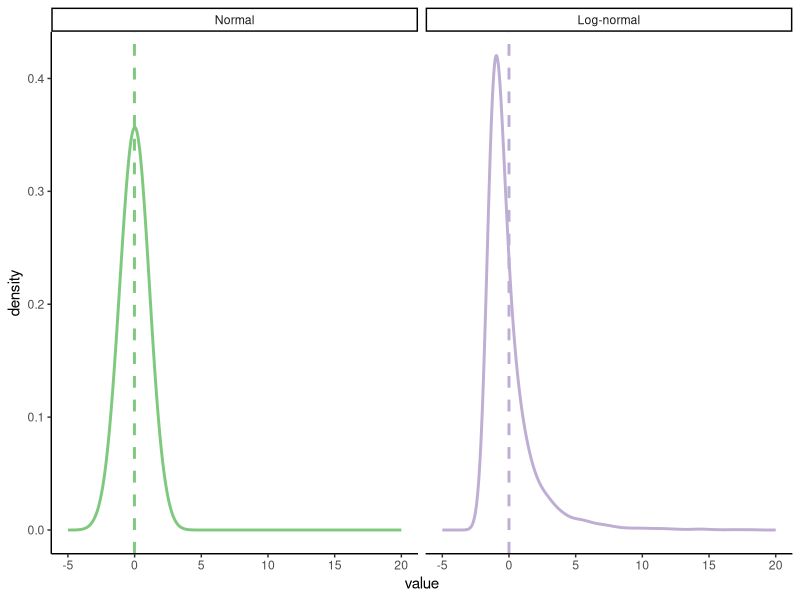
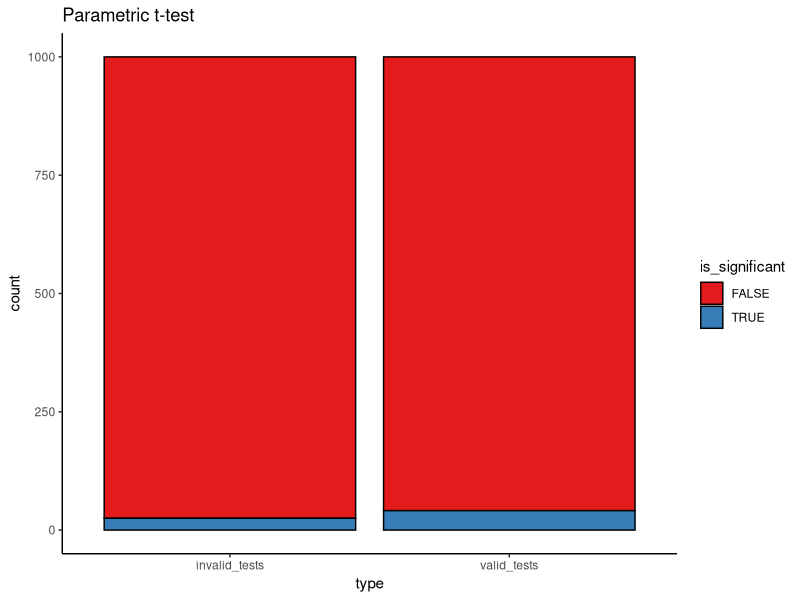
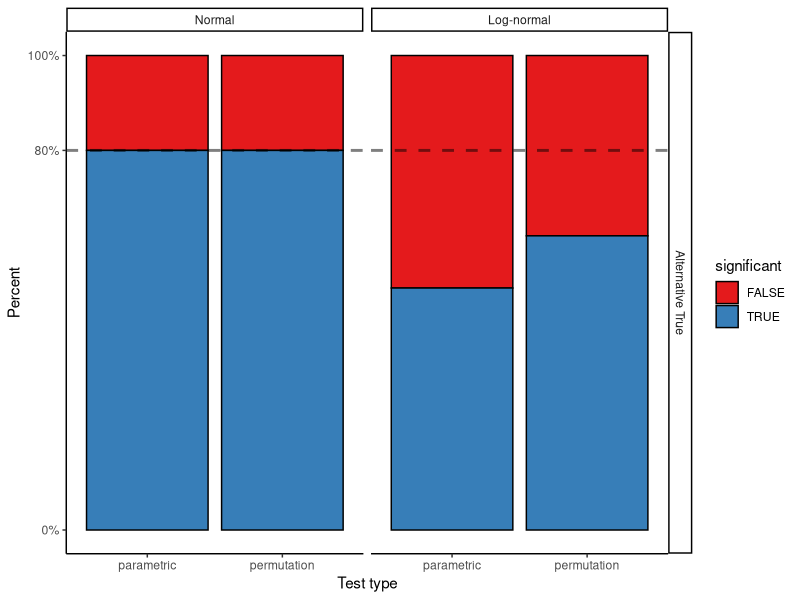
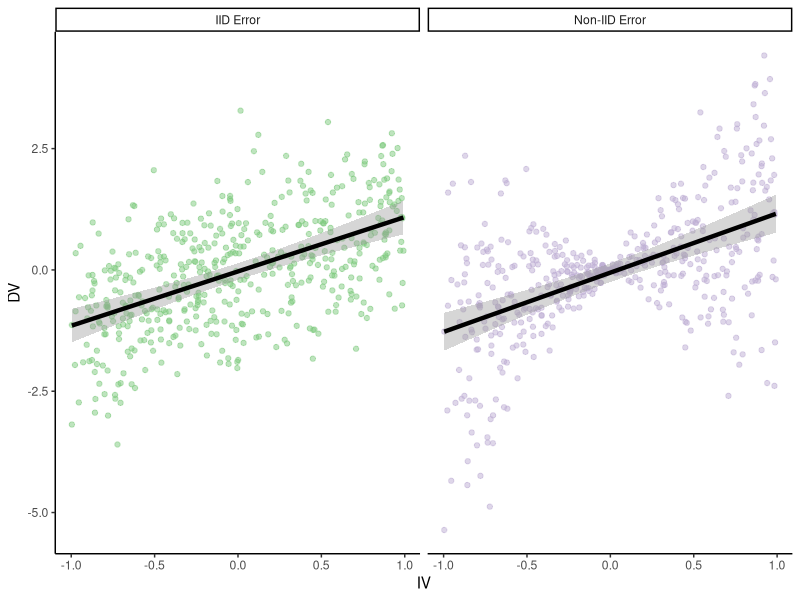
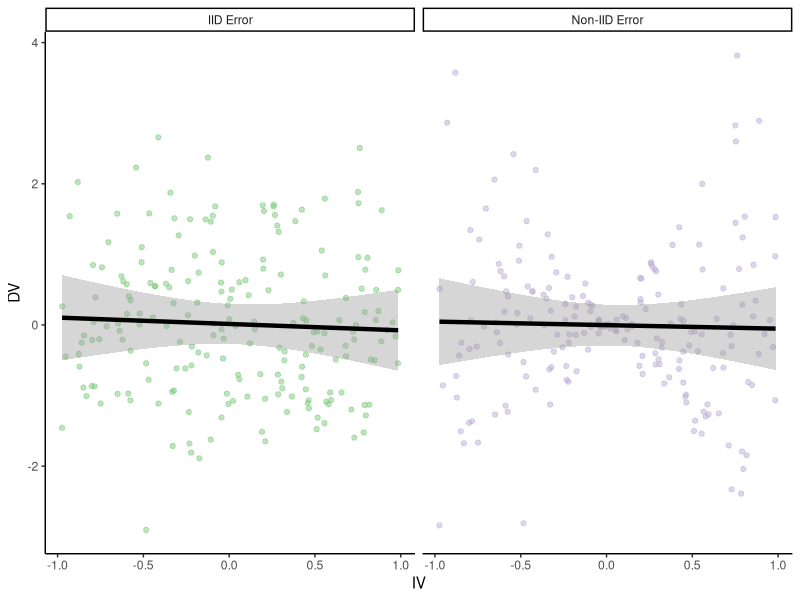
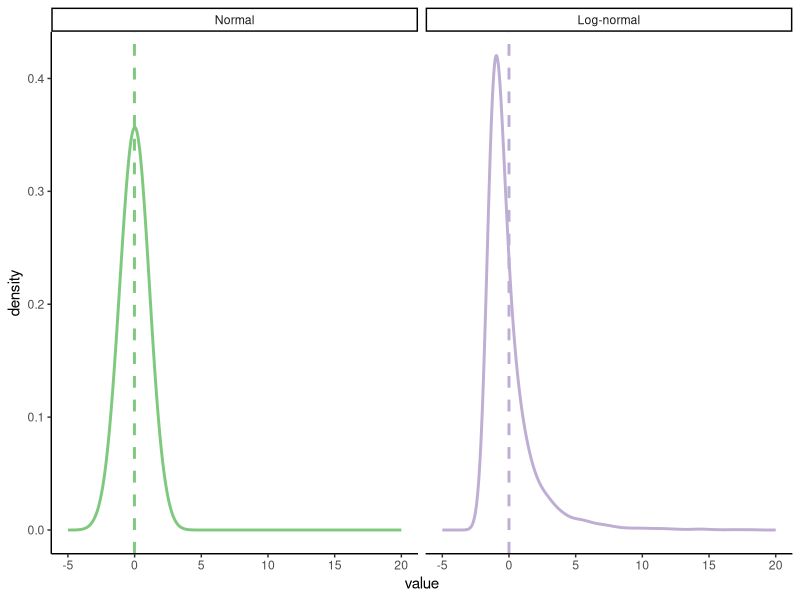
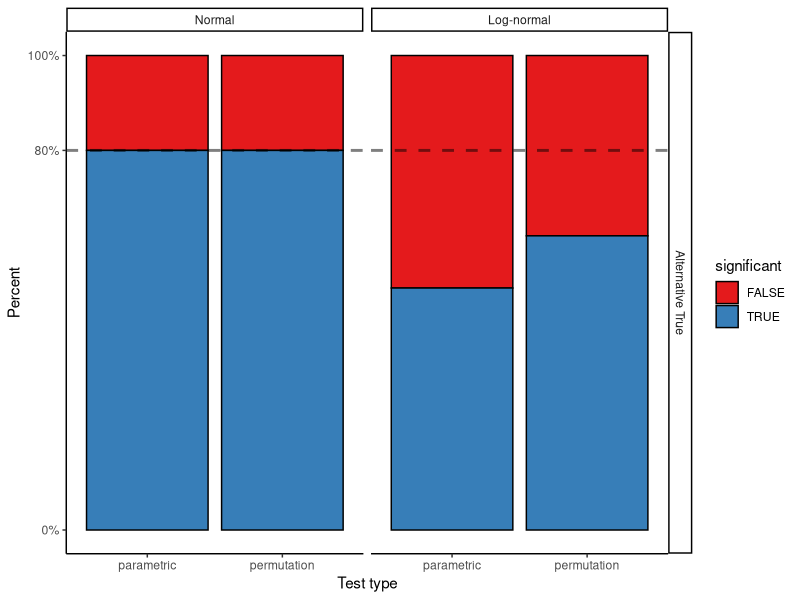
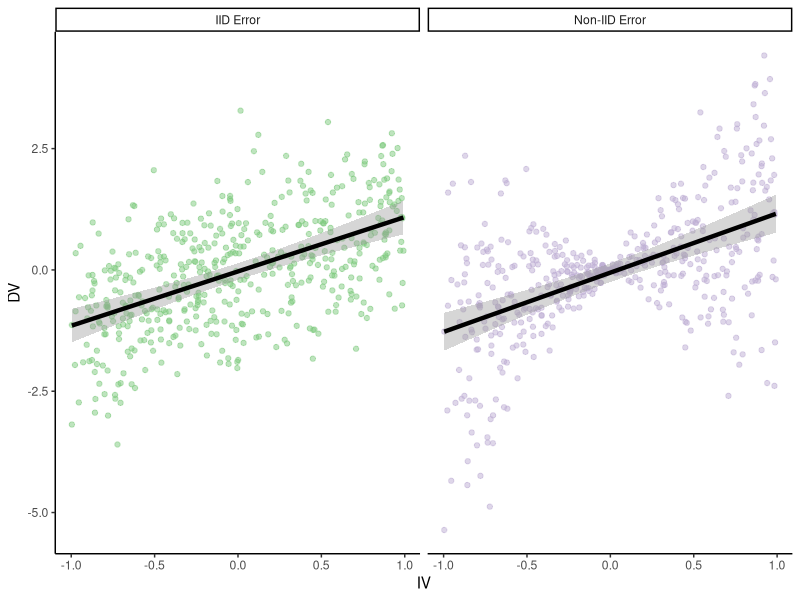

Recreate these plots in R, in order. (Note: a time limit stopped this script after it produced the figures.)
## ---- chunk 1
library("boot")      # for bootstrapping
library("patchwork") # for making figure panels
library("tidyverse") # for data wrangling etc.
## ---- chunk 2
theme_set(
  theme_classic() #set the theme 
)
## ---- chunk 3
num_points = 1e4
parametric_plotting_data = tibble(
  distribution = rep(c("Normal", "Log-normal"), each = num_points),
  value = c(
    rnorm(num_points, 0, 1), # normal
    exp(rnorm(num_points, 0, 1)) - exp(1 / 2)
  )
) %>%
  mutate(distribution = factor(distribution, levels = c("Normal", "Log-normal")))
## ---- chunk 4
ggplot(parametric_plotting_data, aes(x = value, color = distribution)) +
  geom_density(bw = 0.5, size = 1) +
  geom_vline(
    data = parametric_plotting_data %>%
      group_by(distribution) %>%
      summarize(mean_value = mean(value), sd_value = sd(value)),
    aes(xintercept = mean_value, color = distribution),
    linetype = 2, size = 1
  ) +
  xlim(-5, 20) +
  facet_grid(~distribution, scales = "free") +
  guides(color = F) +
  scale_color_brewer(palette = "Accent")
## ---- chunk 5
ggsave("figures/log_normal_dists.png", width=5, height=3)
## ---- chunk 6
gen_data_and_test = function(num_observations_per) {
  x = rnorm(num_observations_per, 0, 1.1)
  y = rnorm(num_observations_per, 0, 1.1)

  pnormal = t.test(x, y, var.equal = T)$p.value

  # what if the data are log-normally distributed?
  x = exp(rnorm(num_observations_per, 0, 1.1))
  y = exp(rnorm(num_observations_per, 0, 1.1))

  pnotnormal = t.test(x, y, var.equal = T)$p.value
  return(c(pnormal, pnotnormal))
}

parametric_issues_demo = function(num_tests, num_observations_per) {
  replicate(num_tests, gen_data_and_test(num_observations_per))
}
## ---- chunk 7
set.seed(0) # ensures we get the same results each time we run it

num_tests = 1000 # how many datasets to generate/tests to run
num_observations_per = 20 # how many obsservations in each dataset

parametric_issues_results = parametric_issues_demo(num_tests=num_tests, 
                                                   num_observations_per=num_observations_per)

parametric_issues_d = data.frame(valid_tests = parametric_issues_results[1,],
                                 invalid_tests = parametric_issues_results[2,],
                                 iteration=1:num_tests) %>%
  gather(type, p_value, contains("tests")) %>%
  mutate(is_significant = p_value < 0.05)

# Number significant results with normally distributed data
sum(parametric_issues_results[1,] < 0.05)

# number of significant results with log-normally distributed data
sum(parametric_issues_results[2,] < 0.05)
## ---- chunk 8
ggplot(parametric_issues_d, aes(x=type, fill=is_significant)) +
  geom_bar(stat="count", color="black") +
  scale_fill_brewer(palette="Set1") +
  labs(title="Parametric t-test")
## ---- chunk 9
boot_mean_diff_test = function(x, y) {
  obs_t = t.test(x, y)$statistic
  boot_iterate = function(x, y, indices) { # indices is a dummy here
    x_samp = sample(x, 
                    length(x), 
                    replace=T)
    y_samp = sample(y, 
                    length(y), 
                    replace=T)
    mean_diff = mean(y_samp) - mean(x_samp)
    return(mean_diff)
  }
  boots = boot(data = c(x, y), boot_iterate, R=500)
  #  boots = replicate(100, boot_iterate(x, y))
  #  quants = quantile(boots, probs=c(0.025, 0.975))
  quants = boot.ci(boots)$bca[4:5]
  return(sign(quants[1]) == sign(quants[2]))
}
## ---- chunk 10
# gen_data_and_boot_test = function(num_observations_per) {
# x = rnorm(num_observations_per, 0, 1.1)
# y = rnorm(num_observations_per, 0, 1.1)
# 
# pnormal = boot_mean_diff_test(x, y)
# 
# # what if the data are log-normally distributed?
# x = exp(rnorm(num_observations_per, 0, 1.1))
# y = exp(rnorm(num_observations_per, 1, 1.1))
# 
# pnotnormal = boot_mean_diff_test(x, y)
# return(c(pnormal, pnotnormal))
# }
# 
# boot_results = replicate(num_tests, gen_data_and_boot_test(num_observations_per))
# sum(boot_results[1,])
# sum(boot_results[2,])
## ---- chunk 11
perm_mean_diff_test = function(x, y) {
  obs_t = t.test(x, y)$statistic
  combined_data = c(x, y)
  n_combined = length(combined_data)
  n_x = length(x)
  perm_iterate = function(x, y) {
    perm = sample(n_combined)
    x_samp = combined_data[perm[1:n_x]]
    y_samp = combined_data[perm[-(1:n_x)]]
    this_t = t.test(x_samp, y_samp)$statistic
    return(this_t)
  }
  perms = replicate(500, perm_iterate(x, y))
  quants = quantile(perms, probs=c(0.025, 0.975))
  return(obs_t < quants[1] | obs_t > quants[2])
}
## ---- chunk 12
# this could be much more efficient
gen_data_and_norm_and_perm_test = function(num_observations_per) {
  d = data.frame(distribution=c(),
                 null_true=c(),
                 parametric=c(),
                 permutation=c()) 
    
  # normally distributed 
  ## null
  x = rnorm(num_observations_per, 0, 1.1)
  y = rnorm(num_observations_per, 0, 1.1)
  
  sig_par = t.test(x, y)$p.value < 0.05
  sig_perm = perm_mean_diff_test(x, y)
  d = bind_rows(d, 
                data.frame(distribution="Normal",
                           null_true=T,
                           parametric=sig_par,
                           permutation=sig_perm))
  
  ## non-null
  x = rnorm(num_observations_per, 0, 1.1)
  y = rnorm(num_observations_per, 1, 1.1)
  
  sig_par = t.test(x, y)$p.value < 0.05
  sig_perm = perm_mean_diff_test(x, y)
  d = bind_rows(d, 
                data.frame(distribution="Normal",
                           null_true=F,
                           parametric=sig_par,
                           permutation=sig_perm))
  
  # what if the data are log-normally distributed?
  ## null
  x = exp(rnorm(num_observations_per, 0, 1.1))
  y = exp(rnorm(num_observations_per, 0, 1.1))
  
  sig_par = t.test(x, y)$p.value < 0.05
  sig_perm = perm_mean_diff_test(x, y)
  d = bind_rows(d, 
                data.frame(distribution="Log-normal",
                           null_true=T,
                           parametric=sig_par,
                           permutation=sig_perm))
  
  ## non-null
  x = exp(rnorm(num_observations_per, 0, 1.1))
  y = exp(rnorm(num_observations_per, 1, 1.1))
  
  sig_par = t.test(x, y)$p.value < 0.05
  sig_perm = perm_mean_diff_test(x, y)
  d = bind_rows(d, 
                data.frame(distribution="Log-normal",
                           null_true=F,
                           parametric=sig_par,
                           permutation=sig_perm))
  
  return(d)
}
num_tests = 100

perm_results = replicate(num_tests, gen_data_and_norm_and_perm_test(num_observations_per),
                         simplify=F) %>%
  bind_rows()
## ---- chunk 13
perm_results = perm_results %>%
  gather(test_type, significant, parametric, permutation) %>%
  mutate(distribution=factor(distribution, levels=c("Normal", "Log-normal")),
         null_true=ifelse(null_true, 
                          "Null True",
                          "Alternative True"))
## ---- chunk 14
ggplot(perm_results %>%
  filter(null_true == "Alternative True"), aes(x = test_type, fill = significant)) +
  geom_bar(stat = "count", color = "black") +
  scale_fill_brewer(palette = "Set1") +
  facet_grid(null_true ~ distribution) +
  geom_hline(
    data = data.frame(
      null_true = "Alternative True",
      alpha = num_tests * 0.8
    ),
    mapping = aes(yintercept = alpha),
    linetype = 2,
    size = 1,
    alpha = 0.5
  ) +
  labs(x = "Test type", y = "Percent") +
  scale_y_continuous(
    breaks = c(0, 0.8, 1) * num_tests,
    labels = paste(c(0, 80, 100), "%", sep = "")
  )
## ---- chunk 15
ggsave("figures/perm_test.png", width=5, height=3)
## ---- chunk 16
perm_results %>% 
  group_by(test_type, distribution, null_true) %>%
  summarize(pct_significant = sum(significant)/n())
## ---- chunk 17
num_points = 500
true_intercept = 0
true_slope = 1.
set.seed(0)
parametric_ci_data = data.frame(IV = rep(runif(num_points,  -1, 1), 2),
                                type = rep(c("IID Error", "Non-IID Error"), each=num_points),
                                error = rep(rnorm(num_points, 0, 1), 2)) %>%
  mutate(DV = ifelse(
    type == "IID Error",
    true_slope*IV + error,
    true_slope*IV + 2*abs(IV)*error)) # error increases proportional to distance from 0 on the IV

## ---- chunk 18
ggplot(
  parametric_ci_data,
  aes(x = IV, y = DV, color = type)
) +
  geom_point(alpha = 0.5) +
  geom_smooth(
    method = "lm", se = T, color = "black",
    size = 1.5, level = 0.9999
  ) + # inflating the confidence bands a bit
  # to show their distribution is similar
  scale_color_brewer(palette = "Accent") +
  facet_wrap(~type) +
  guides(color = F)
## ---- chunk 19
ggsave("figures/error_dist_non_null.png", width=5, height=3)
## ---- chunk 20
summary(lm(DV ~ IV, parametric_ci_data %>% filter(type=="IID Error")))
summary(lm(DV ~ IV, parametric_ci_data %>% filter(type=="Non-IID Error")))
## ---- chunk 21
ex2_lm_bootstrap_CIs = function(data, R = 1000) {
  lm_results = summary(lm(DV ~ IV, data = data))$coefficients
  bootstrap_coefficients = function(data, indices) {
    linear_model = lm(DV ~ IV,
      data = data[indices, ]
    ) # will select a bootstrap sample of the data
    return(linear_model$coefficients)
  }

  boot_results = boot(
    data = data,
    statistic = bootstrap_coefficients,
    R = R
  )
  boot_intercept_CI = boot.ci(boot_results, index = 1, type = "bca")
  boot_slope_CI = boot.ci(boot_results, index = 2, type = "bca")
  return(data.frame(
    intercept_estimate = lm_results[1, 1],
    intercept_SE = lm_results[1, 2],
    slope_estimate = lm_results[2, 1],
    slope_SE = lm_results[2, 2],
    intercept_boot_CI_low = boot_intercept_CI$bca[4],
    intercept_boot_CI_hi = boot_intercept_CI$bca[5],
    slope_boot_CI_low = boot_slope_CI$bca[4],
    slope_boot_CI_hi = boot_slope_CI$bca[5]
  ))
}
## ---- chunk 22
set.seed(0) # for bootstraps
coefficient_CI_data = parametric_ci_data %>%
  group_by(type) %>%
  do(ex2_lm_bootstrap_CIs(.)) %>%
  ungroup() 
## ---- chunk 23
coefficient_CI_data = coefficient_CI_data %>%
  gather(variable, value, -type) %>%
  separate(variable, c("parameter", "measurement"), extra = "merge") %>%
  spread(measurement, value) %>%
  mutate(
    parametric_CI_low = estimate - 1.96 * SE,
    parametric_CI_hi = estimate + 1.96 * SE
  ) %>%
  gather(CI_type, value, contains("CI")) %>%
  separate(CI_type, c("CI_type", "high_or_low"), extra = "merge") %>%
  spread(high_or_low, value) %>%
  mutate(CI_type = factor(CI_type))
## ---- chunk 24
plot_coefficient_CI_data = function(coefficient_CI_data, errorbar_width = 0.5) {
  p = ggplot(data = coefficient_CI_data, aes(x = parameter, color = CI_type, y = estimate, ymin = CI_low, ymax = CI_hi)) +
    geom_hline(
      data = data.frame(
        parameter = c("intercept", "slope"),
        estimate = c(true_intercept, true_slope)
      ),
      mapping = aes(yintercept = estimate),
      linetype = 3
    ) +
    geom_point(size = 2, position = position_dodge(width = 0.2)) +
    geom_errorbar(position = position_dodge(width = 0.2), width = errorbar_width) +
    facet_grid(~type) +
    scale_y_continuous(breaks = c(0, 0.5, 1), limits = c(-0.2, 1.5)) +
    scale_color_brewer(palette = "Dark2", drop = F)
}
## ---- chunk 25
plot_coefficient_CI_data(coefficient_CI_data)
ggsave("figures/error_dist_CI_example.png", width = 5, height = 3)

plot_coefficient_CI_data(
  coefficient_CI_data %>%
    filter(CI_type == "parametric"), 0.25)

ggsave("figures/error_dist_CI_example_parametric_only.png", width = 5, height = 3)
## ---- chunk 26
num_points = 200
true_intercept = 0
true_slope = 0.
set.seed(0)
parametric_ci_data = data.frame(IV = rep(runif(num_points,  -1, 1), 2),
                                type = rep(c("IID Error", "Non-IID Error"), each=num_points),
                                error = rep(rnorm(num_points, 0, 1), 2)) %>%
  mutate(DV = ifelse(
    type == "IID Error",
    true_slope*IV + error,
    true_slope*IV + 2*abs(IV)*error)) # error increases proportional to distance from 0 on the IV

## ---- chunk 27
ggplot(
  parametric_ci_data,
  aes(x = IV, y = DV, color = type)
) +
  geom_point(alpha = 0.5) +
  geom_smooth(
    method = "lm", se = T, color = "black",
    size = 1.5, level = 0.9999
  ) + # inflating the confidence bands a bit
  # to show their distribution is similar
  scale_color_brewer(palette = "Accent") +
  facet_wrap(~type) +
  guides(color = F)
## ---- chunk 28
ggsave("figures/error_dist_null.png", width=5, height=3)
## ---- chunk 29

error_dist_null_sample = function(num_points) {
  true_intercept = 0
  true_slope = 0
  # We'll sample only for the scaling error case, we know IID works
  this_data = data.frame(IV = runif(num_points, -1, 1),
                         error = rnorm(num_points, 0, 1)) %>%
    mutate(DV = true_slope * IV + 2 * abs(IV) * error) # error increases proportional to distance from 0 on the IV
  
  coefficient_CI_data = ex2_lm_bootstrap_CIs(this_data,
                                             R = 200) # take fewer bootstrap samples, to speed things up
  
  coefficient_CI_data = coefficient_CI_data %>%
    gather(variable, value) %>%
    separate(variable, c("parameter", "measurement"), extra = "merge") %>%
    spread(measurement, value) %>%
    mutate(parametric_CI_low = estimate - 1.96 * SE,
           parametric_CI_hi = estimate + 1.96 * SE) %>%
    gather(CI_type, value, contains("CI")) %>%
    separate(CI_type, c("CI_type", "high_or_low"), extra = "merge") %>%
    spread(high_or_low, value) %>%
    mutate(significant = sign(CI_hi) == sign(CI_low)) %>%
    select(parameter, CI_type, significant)
  return(list(coefficient_CI_data))
}
## ---- chunk 30
num_simulations = 100
num_points = 200
set.seed(0)
noise_dist_simulation_results = replicate(num_simulations, error_dist_null_sample(num_points)) %>%
  bind_rows()
## ---- chunk 31
ggplot(noise_dist_simulation_results, aes(x = CI_type, fill = significant)) +
  geom_bar(stat = "count", color = "black") +
  scale_fill_brewer(palette = "Set1", direction = -1) +
  facet_wrap(~parameter) +
  scale_y_continuous(breaks = c(0, 0.05 * num_simulations, num_simulations),
                     labels = c("0%", expression(Nominal ~ alpha), "100%")) +
  labs(x = "Test type",
       y = "Proportion significant") +
  geom_hline(yintercept = 0.05 * num_simulations, linetype = 2)
## ---- chunk 32
ggsave("figures/error_dist_proportion_significant.png", width=5, height=3)
## ---- chunk 33
noise_dist_simulation_results %>%
  count(parameter, CI_type, significant) %>%
  mutate(prop=n/num_simulations)
## ---- chunk 34
density_similarity_conceptual_plot_data = expand.grid(
  x = seq(0, 4, 0.01),
  y = seq(0, 4, 0.01)
) %>%
  mutate(
    population_1 = exp(-((x - 2)^2 + (y - 3)^2) / 8) * exp(-((x - 2 / y)^2 + (y - 1 / x)^2) / 2), # These are definitely not proper distributions
    population_2 = exp(-((x)^2 + (y)^2) / 8) * exp(-((x / 2)^2 + (y / 2 - 1 / x)^2) / 2)
  ) %>%
  gather(population, value, contains("population"))
## ---- chunk 35
ggplot(
  density_similarity_conceptual_plot_data,
  aes(x = x, y = y, z = value, color = population)
) +
  geom_contour(size = 1, bins = 8) +
  scale_color_brewer(palette = "Dark2") +
  facet_wrap(~population) +
  labs(x = "Feature 1", y = "Feature 2") +
  guides(color = F)
## ---- chunk 36
ggsave("figures/conceptual_density_plot.png", width=5, height=3)
## ---- chunk 37
num_points = 100
true_intercept = 0
true_slope = 1.
set.seed(2) # I p-hacked the shit out of this demo to make the ideas more clear
parametric_ci_data = data.frame(
  IV = rep(runif(num_points, -1, 1), 2),
  type = rep(c("IID Error", "Scaling Error"), each = num_points),
  error = rep(rnorm(num_points, 0, 1), 2)
) %>%
  mutate(DV = ifelse(
    type == "IID Error",
    true_slope * IV + error,
    true_slope * IV + 2 * abs(IV) * error
  )) # error increases proportional to distance from 0 on the IV
## ---- chunk 38
p = ggplot(parametric_ci_data,
           aes(x = IV, y = DV)) +
  geom_point(alpha = 0.25) +
  geom_smooth(method = "lm", se = F, color = "black",
              size = 1.5) +
  facet_wrap(~type)
p
## ---- chunk 39
ggsave("figures/bootstrap_demo_0.png", width=5, height=3)
## ---- chunk 40
set.seed(15) # See above RE: p-hacking
samp_1_indices = sample(2:num_points, num_points, replace = T)
samp_1 = parametric_ci_data[c(samp_1_indices, samp_1_indices + num_points), ] # take the same rows from each type of data

set.seed(2) # See above RE: p-hacking
samp_2_indices = sample(1:num_points, num_points, replace = T)
samp_2 = parametric_ci_data[c(samp_2_indices, samp_2_indices + num_points), ]

many_samples_indices = sample(1:num_points, 8 * num_points, replace = T)
many_samples = bind_rows(
  samp_1 %>%
    mutate(sample = 1),
  samp_2 %>% mutate(sample = 2),
  parametric_ci_data[c(many_samples_indices, many_samples_indices + num_points), ] %>%
    mutate(sample = rep(rep(3:10, each = num_points), 2))
)
## ---- chunk 41
p +
  geom_point(
    data = samp_1,
    aes(color = NA), color = "red", alpha = 0.5
  )

## ---- chunk 42
ggsave("figures/bootstrap_demo_1.png", width=5, height=3)
## ---- chunk 43
p +
  geom_point(
    data = samp_1,
    aes(color = NA), color = "red", alpha = 0.5
  ) +
  geom_smooth(
    data = samp_1,
    method = "lm", se = F, color = "red",
    size = 1.5
  )

## ---- chunk 44
ggsave("figures/bootstrap_demo_2.png", width=5, height=3)
## ---- chunk 45
p + 
  geom_point(data=samp_2,
             aes(color=NA), color="red", alpha=0.5) 
## ---- chunk 46
ggsave("figures/bootstrap_demo_3.png", width=5, height=3)
## ---- chunk 47
p +
  geom_point(
    data = samp_2,
    aes(color = NA), color = "red", alpha = 0.5
  ) +
  geom_smooth(
    data = samp_2,
    method = "lm", se = F, color = "red",
    size = 1.5
  )
## ---- chunk 48
ggsave("figures/bootstrap_demo_4.png", width=5, height=3)
## ---- chunk 49
p +
  geom_smooth(
    data = many_samples,
    aes(group = sample),
    method = "lm", se = F,
    size = 1.5,
    color = "red"
  )
## ---- chunk 50
ggsave("figures/bootstrap_demo_5.png", width=5, height=3)
## ---- chunk 51
num_top_points = 23
num_mid_points = 4
num_outlier_points = 2
max_score = 100
set.seed(0)
test_score_data = data.frame(
  score = c(rbinom(num_top_points, max_score, 0.9999),
            rbinom(num_mid_points, max_score, 0.97),
            sample(0:max_score, num_outlier_points, replace = T)),
  type = "Observed sample"
)
## ---- chunk 52
get_mean_score = function(data, indices) {
  return(mean(data[indices,]$score))
}

bootstrap_results = boot(test_score_data, get_mean_score, R=100)
bootstrap_CIs = boot.ci(bootstrap_results)
bootstrap_CIs
## ---- chunk 53
test_summary_data = test_score_data %>%
  summarise(
    mean = mean(score),
    se = sd(score) / sqrt(n()),
    parametric_CI_low = mean - 1.96 * se,
    parametric_CI_high = mean + 1.96 * se
  )

test_score_data = test_score_data %>%
  bind_rows(
    data.frame(score = bootstrap_results$t, type = "Boot. sampling dist.")
  ) %>%
  mutate(type = factor(type, levels = c("Observed sample", "Boot. sampling dist.")))

test_summary_data = test_summary_data %>%
  mutate(
    type = factor("Boot. sampling dist.", levels = levels(test_score_data$type)),
    percentile_CI_low = bootstrap_CIs$percent[4],
    percentile_CI_high = bootstrap_CIs$percent[5],
    bca_CI_low = bootstrap_CIs$bca[4],
    bca_CI_high = bootstrap_CIs$bca[5]
  ) %>%
  gather(CI_type, value, contains("CI")) %>%
  separate(CI_type, c("CI_type", "endpoint"), extra = "merge") %>%
  spread(endpoint, value) %>%
  mutate(
    y = c(170, 210, 190),
    CI_type = factor(CI_type, levels = c("parametric", "percentile", "bca"), labels = c("Normal", "Boot: %", "Boot: BCA"))
  )
## ---- chunk 54
ggplot(test_summary_data %>%
  filter(CI_type != "Boot: BCA"), aes(x = score)) +
  geom_histogram(
    data = test_score_data,
    binwidth = 1
  ) +
  geom_point(
    mapping = aes(x = mean, y = y, color = CI_type),
    size = 2
  ) +
  geom_errorbarh(
    mapping = aes(y = y, color = CI_type, xmin = CI_low, x = NULL, xmax = CI_high),
    size = 1,
    position = position_dodge()
  ) +
  facet_grid(type ~ ., scales = "free_y") +
  scale_color_brewer(palette = "Dark2") +
  guides(color = guide_legend(title = "CI"))
## ---- chunk 55
ggsave("figures/bootstrap_CI_0.png", width=5, height=3)
## ---- chunk 56
ggplot(test_summary_data, aes(x = score)) +
  geom_histogram(
    data = test_score_data,
    binwidth = 1
  ) +
  geom_point(
    mapping = aes(x = mean, y = y, color = CI_type),
    size = 2
  ) +
  geom_errorbarh(
    mapping = aes(y = y, color = CI_type, xmin = CI_low, x = NULL, xmax = CI_high),
    size = 1,
    position = position_dodge()
  ) +
  facet_grid(type ~ ., scales = "free_y") +
  scale_color_brewer(palette = "Dark2") +
  guides(color = guide_legend(title = "CI"))
ggsave("figures/bootstrap_CI_1.png", width = 5, height = 3)
## ---- chunk 57
num_flips = 20
true_heads_prob = 0.9
set.seed(2)
flips = rbinom(num_flips, 1, true_heads_prob)
flip_data = data.frame(flip_result = factor(flips, labels = c("Tails", "Heads")))
## ---- chunk 58
flip_data_plot = ggplot(data = flip_data, aes(x = flips, fill = flips)) +
  geom_dotplot(binwidth = 0.03) +
  scale_x_continuous(
    breaks = c(0, 1),
    labels = c("tails", "heads")
  ) +
  scale_y_continuous(breaks = c()) +
  labs(x = "Flip result", y = "")
## ---- chunk 59
get_mean_heads = function(data, indices) {
  return(mean(data[indices, "flip_result"] == "Heads"))
}

set.seed(0)
bootstrap_results = boot(flip_data, get_mean_heads, R = 20000)
bootstrap_CIs = boot.ci(bootstrap_results)
bootstrap_CIs
## ---- chunk 60
flip_boot_plot = ggplot(
  data = data.frame(mean_flips = bootstrap_results$t),
  aes(x = mean_flips)
) +
  geom_histogram(binwidth = 0.05) +
  xlim(0, 1) +
  geom_vline(
    xintercept = 0.5,
    color = "red",
    size = 1.1
  ) +
  annotate("text",
    label = "Null value",
    color = "red",
    x = 0.43, y = 2500,
    angle = 90,
    size = 4
  ) +
  annotate("text",
    label = "95% CI",
    color = "blue",
    x = 0.75, y = 5400,
    size = 4
  ) +
  geom_errorbarh(aes(
    xmin = bootstrap_CIs$bca[4],
    xmax = bootstrap_CIs$bca[5],
    y = 5100
  ),
  color = "blue",
  size = 1.1,
  height = 200
  ) +
  labs(x = "Boot. sampling dist.")

flip_boot_plot
## ---- chunk 61
flip_data_plot + 
  flip_boot_plot +
  plot_layout()

ggsave("figures/bootstrap_test.png", width = 5, height = 2.5)
## ---- chunk 62
bootstrap_CIs = boot.ci(bootstrap_results, conf = 0.999)

flip_boot_plot = ggplot(
  data = data.frame(mean_flips = bootstrap_results$t),
  aes(x = mean_flips)
) +
  geom_histogram(binwidth = 0.05) +
  xlim(0, 1) +
  geom_vline(
    xintercept = 0.5,
    color = "red",
    size = 1.1
  ) +
  annotate("text",
    label = "Null value",
    color = "red",
    x = 0.43, y = 2500,
    angle = 90,
    size = 4
  ) +
  annotate("text",
    label = "99.9% CI",
    color = "blue",
    x = 0.75, y = 5400,
    size = 4
  ) +
  geom_errorbarh(aes(
    xmin = bootstrap_CIs$bca[4],
    xmax = bootstrap_CIs$bca[5],
    y = 5100
  ),
  color = "blue",
  size = 1.1,
  height = 200
  ) +
  labs(x = "Boot. sampling dist.")

flip_boot_plot
## ---- chunk 63
flip_data_plot + flip_boot_plot +
  plot_layout()

ggsave("figures/bootstrap_test_999.png", width=5, height=2.5)
